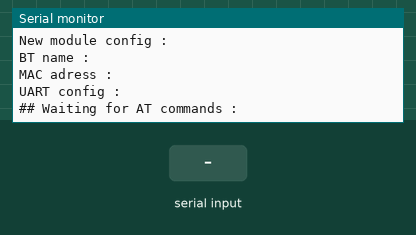
This sketch was run on a simulated Teensy 4. Shown: the last lines printed to the serial monitor. Inputs (shaded band) come from the test bench. The modem accepts every AT command (registered, SIM ready, sends succeed) and sends nothing else.

Above: at 4.7 s.
4.8 s: "ERROR\n" received over Serial
At 5.5 s:
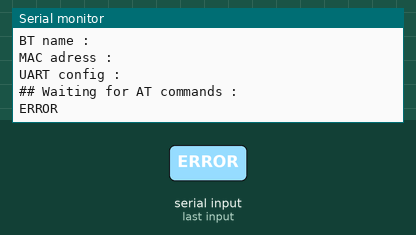
6.3 s: "1\n" received over the second serial link
At 6.7 s:
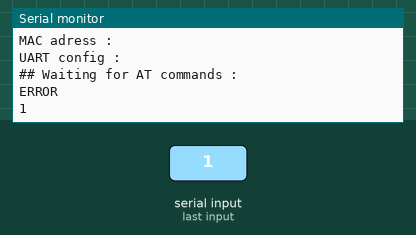
7.8 s: "0\n" received over Serial
At 9.0 s:
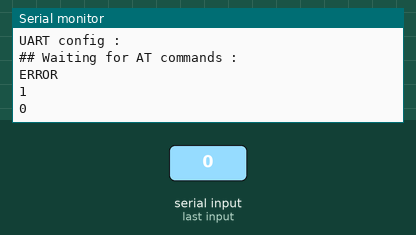
9.3 s: "2\n" received over the second serial link
At 10.2 s:
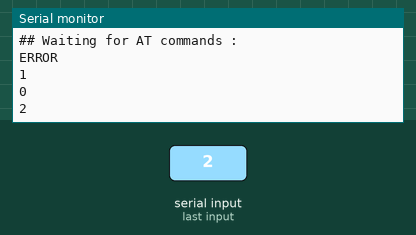

The sketch:

bluetooth_serial.ino
```cpp
/* --------------------------
 * @inspiration:
 *    https://www.aranacorp.com/fr/votre-arduino-communique-avec-le-module-hc-05/
 *
 * @brief:
 *    This program configures an HC-05 Bluetooth module
 *    to operate with name Cyclopee and baudrate 115200.
 *    Then listens for AT commands in loop().
 *
 * @boards :
 *    Teensy 3.5
 *    HC-05 Bluetooth module
 *
 * @wiring:
 *      Teensy RX3      -> HC-05 TX
 *      Teensy TX3      -> HC-05 RX
 *      Teensy 6 Pin    -> HC-05 KEY Pin
 *      Teensy Vin (5V) -> HC-05 VCC
 *      Teensy GND      -> HC-05 GND
 *
 * @ports:
 *      Serial (115200 baud)
 *      BLUETOOTH_SERIAL (38400 baud for HC-05 conf mode)
 * --------------------------
 */
/* ###########################
 * #   GLOBALS DEFINITIONS   #
 * ###########################
 */
// Serial port for communication with Bluetooth module
#define BLUETOOTH_SERIAL Serial3
// Pin used to set bluetooth module in config mode
#define KEY_PIN 6
// Baudrates
#define INITIAL_COMM_BAUDRATE 9600
#define NEW_COMM_BAUDRATE     9600
#define CONF_BAUDRATE         38400
// Bluetooth config
#define BLUETOOTH_NAME      "Cyclopee"
#define BLUETOOTH_UART_CONF String(NEW_COMM_BAUDRATE) + ",1,0"

/* ###################
 * #    LIBRARIES    #
 * ###################
 */
/* No libraries requiered */

/* ###########################
 * #   FUNCTION PROTOTYPES   #
 * ###########################
 */

bool sendATCommand(const String& cmd, String* pAns = NULL);
bool readBTModuleConfig(String& btName, String& macAddr, String& UARTConf);
bool configureBTModule(const String& btName, const String& UARTConf);

void waitForReboot(const String& msg = "");


/* ##################
 * #    PROGRAM     #
 * ##################
 */

String btName, macAddr, UARTConf;

void setup() {
  /// String to store bluetooth module answers
  String ans = "";
  // Pin setup
  pinMode(KEY_PIN, OUTPUT);
  // Serial ports setup
  Serial.begin(115200);
  BLUETOOTH_SERIAL.begin(INITIAL_COMM_BAUDRATE);
  delay(1000);
  digitalWrite(KEY_PIN, HIGH);
  // Checking for bluetooth module presence
  if (!sendATCommand("AT"))
    waitForReboot("No module detected, check wiring...");
  Serial.println("Module detected.");

  // Current module config
  Serial.println("Module initial config :");
  if (!readBTModuleConfig(btName, macAddr, UARTConf))
    waitForReboot("Could not read Bluetooth module config.");
  Serial.println("BT name :\t" + btName);
  Serial.println("MAC adress :\t" + macAddr);
  Serial.println("UART config :\t" + UARTConf);
  Serial.println();

   // Configuring Bluetooth module if need be
  Serial.print("Configuring Bluetooth module... ");
  if (!configureBTModule(BLUETOOTH_NAME, BLUETOOTH_UART_CONF))
    waitForReboot("Could not configure Bluetooth module.");
  Serial.println("Done.");
  // Reading module config
  Serial.println("New module config :");
  btName = macAddr = UARTConf = "";
  if (!readBTModuleConfig(btName, macAddr, UARTConf))
    waitForReboot("Could not read Bluetooth module config.");
  Serial.println("BT name :\t" + btName);
  Serial.println("MAC adress :\t" + macAddr);
  Serial.println("UART config :\t" + UARTConf);
  Serial.println();

  digitalWrite(KEY_PIN, LOW);
  sendATCommand("AT+RESET");
  delay(1000);
  digitalWrite(KEY_PIN, HIGH);
  BLUETOOTH_SERIAL.begin(NEW_COMM_BAUDRATE);

  Serial.println("## Waiting for AT commands :");
}

/* Listen fot AT commands */
void loop()
{
  if (Serial.available()) {
    char c = Serial.read();
    Serial.print(c);
    BLUETOOTH_SERIAL.print(c);
  }

  if (BLUETOOTH_SERIAL.available()) {
    Serial.print((char)BLUETOOTH_SERIAL.read());
  }
}

/* ############################
 * #   FUNCTION DEFINITIONS   #
 * ############################
 */

bool sendATCommand(const String& cmd, String* pAns = NULL) {

  char c;
  String tmp;
  // Writing command to module
  BLUETOOTH_SERIAL.println(cmd);
  // Waitng for data
  delay(150);
  // Reading data
  while (BLUETOOTH_SERIAL.available() && c != '\n') {
    c = BLUETOOTH_SERIAL.read();
    tmp += c;
  }
  // Clearing remaining OK answer
  BLUETOOTH_SERIAL.clear();
  // Checking fo errors
  if (tmp.length() == 0 || tmp.indexOf("ERROR") != -1) {
    tmp.remove(tmp.length()-1);
    Serial.println("An error occured when writing command '" + cmd + "' : " + ((tmp.length() == 0) ? "No response" : tmp ) + '.');
    return false;
  }
  // Affecting tmp to answer string if provided
  if (pAns)
    *pAns = tmp;

  return true;
}

bool readBTModuleConfig(String& btName, String& macAddr, String& UARTConf) {

  // Reading module Bluetooth name
  if (!sendATCommand("AT+NAME", &btName))
    return false;
  btName.remove(0,6); // Remove AT prefix
  btName.remove(btName.length()-2,2); // Remove "\r\n" final chars
  // Reading module MAC address
  if (!sendATCommand("AT+ADDR", &macAddr))
    return false;
  macAddr.remove(0,6);
  macAddr.remove(macAddr.length()-2,2);
  // Reading module UART conf
  if (!sendATCommand("AT+UART", &UARTConf))
    return false;
  UARTConf.remove(0,6);
  UARTConf.remove(UARTConf.length()-2,2);

  return true;
}

bool configureBTModule(const String& btName, const String& UARTConf)  {

  if (!sendATCommand("AT+NAME=" + btName))
    return false;
  if (!sendATCommand("AT+UART=" + UARTConf))
    return false;

  return true;
}

void waitForReboot(const String& msg = "")  {
  if (msg != "")
    Serial.println(msg);
  Serial.println("Waiting for reboot...");
  while(1);
}
```

Measured:
- after the input at 4.8 s, the serial monitor: prints a new line at once (image 1)
- after the input at 6.3 s, the serial monitor: prints a new line at once (image 2)
- after the input at 7.8 s, the serial monitor: prints a new line at once (image 3)
- after the input at 9.3 s, the serial monitor: prints a new line at once (image 4)
